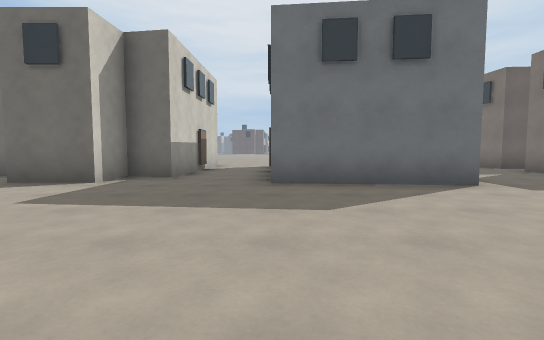
View 1 (above)

24 first-person views from a walk through a level from a Godot 3-D game. The camera is 1.2 m above the floor, tilts 4° down and sees 85° across. The floor is counted in squares, 2 m on a side. Each view is taken from the middle of a square. On the plan, view 1 faces up. The plan holds only what a view shows up to about 9 squares ahead; the rest is blank. The place goes on beyond the plan.

View 2
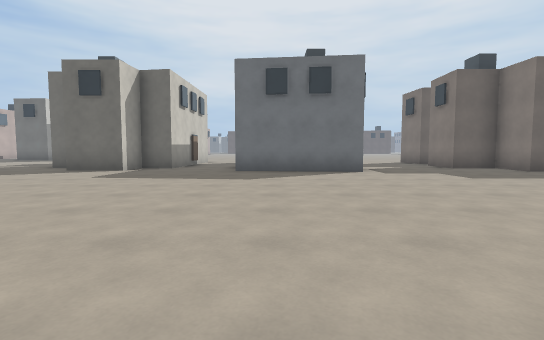

View 3
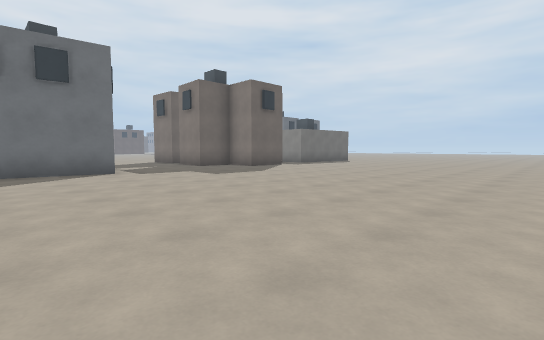

View 4
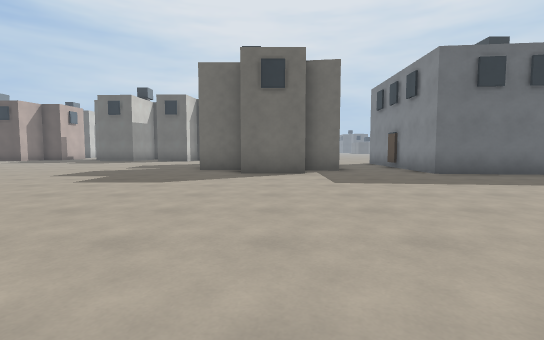

View 5
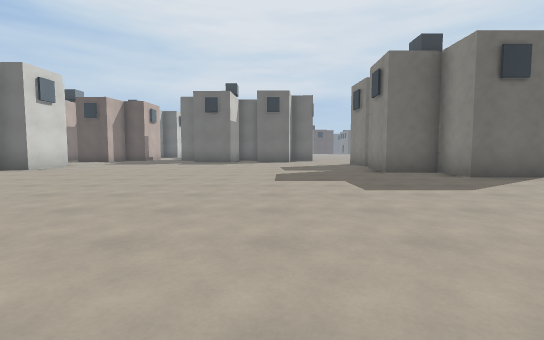

View 6
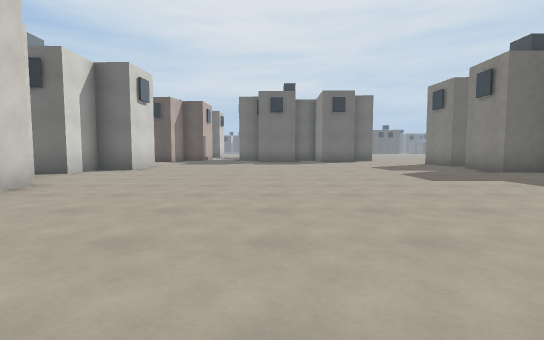

View 7
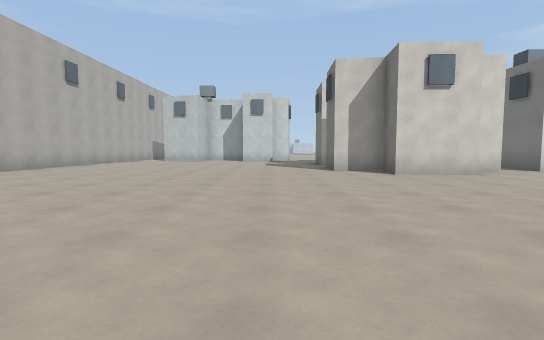

View 8
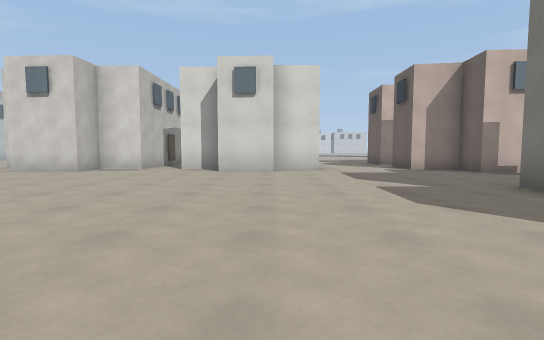

View 9
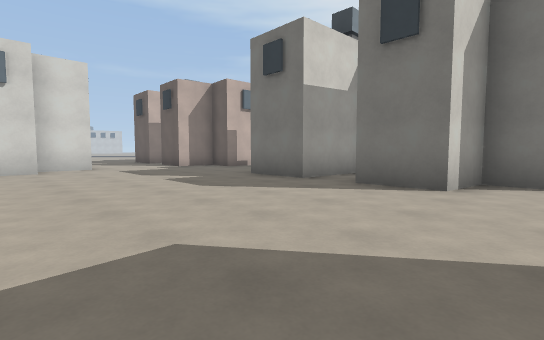

View 10
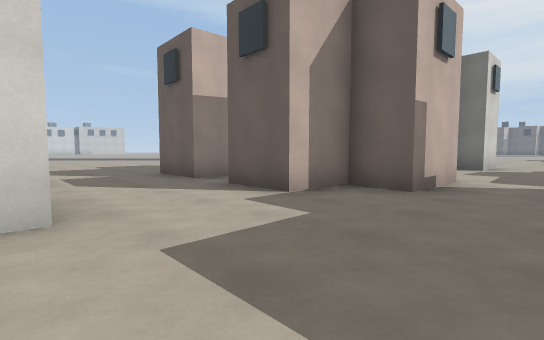

View 11
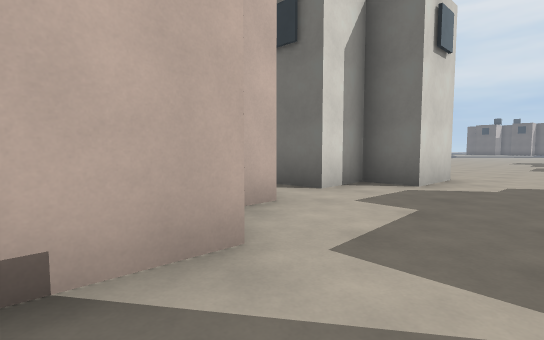

View 12
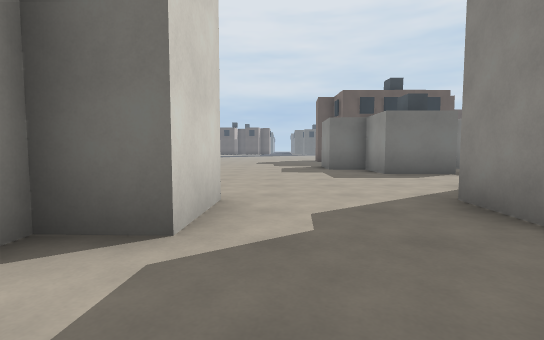

View 13
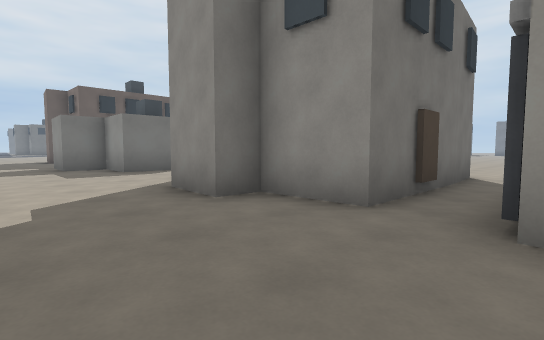

View 14
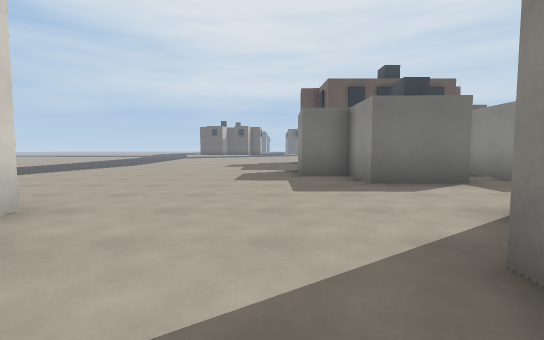

View 15
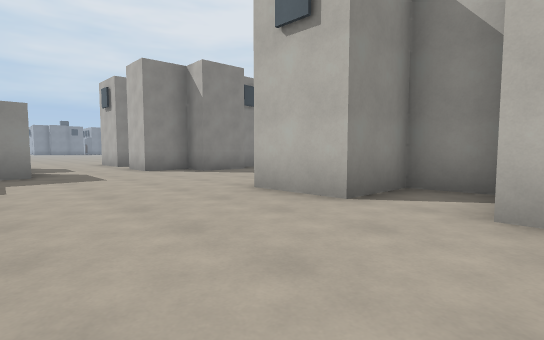

View 16
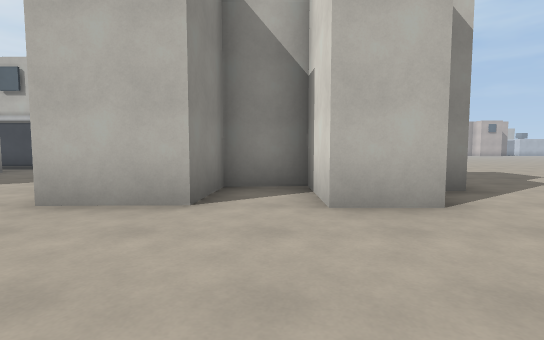

View 17
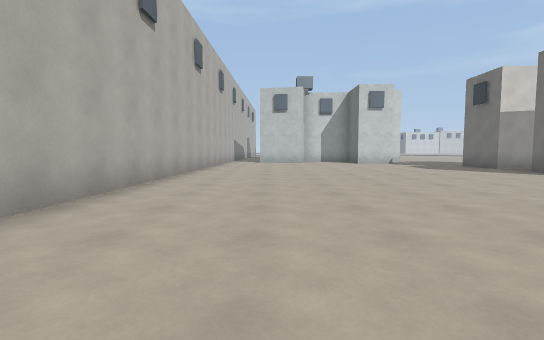

View 18
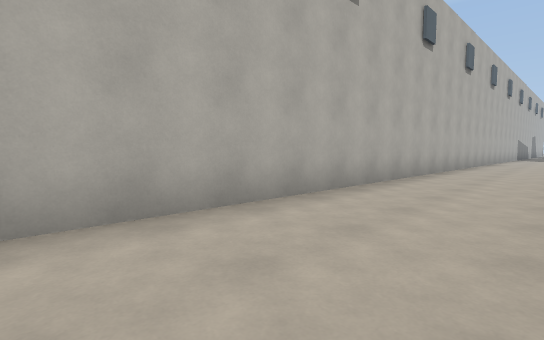

View 19
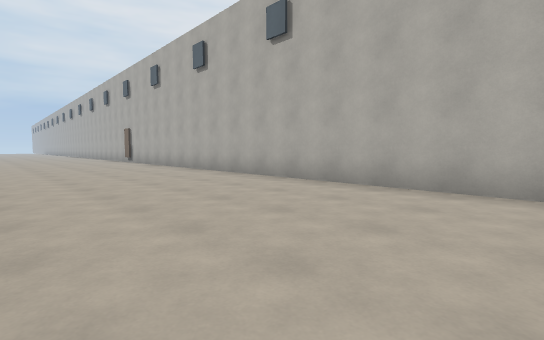

View 20
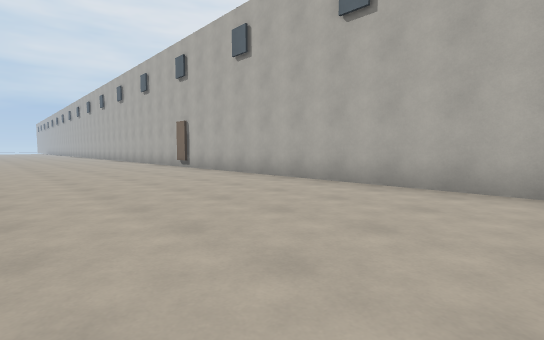

View 21
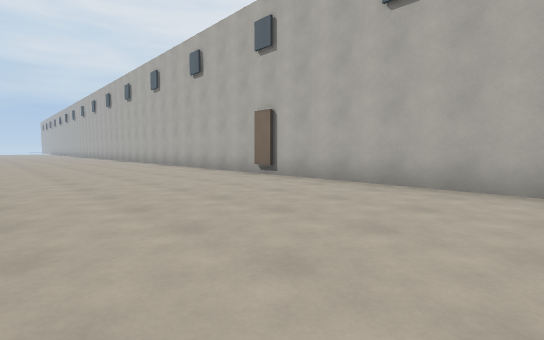

View 22
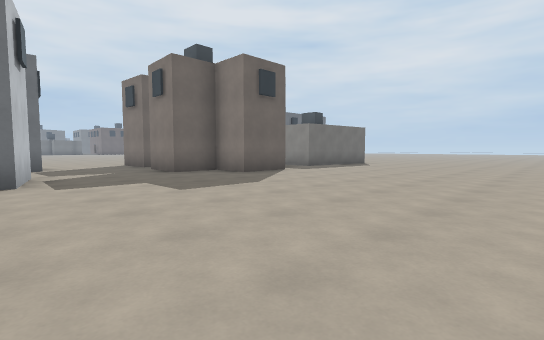

View 23
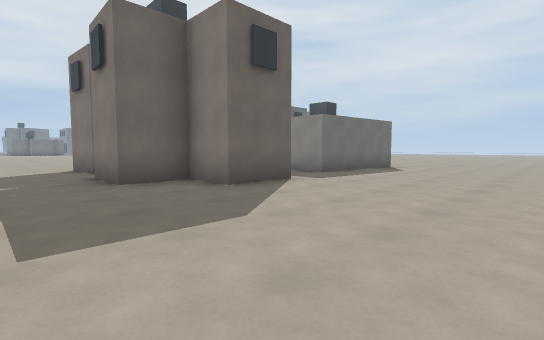

View 24
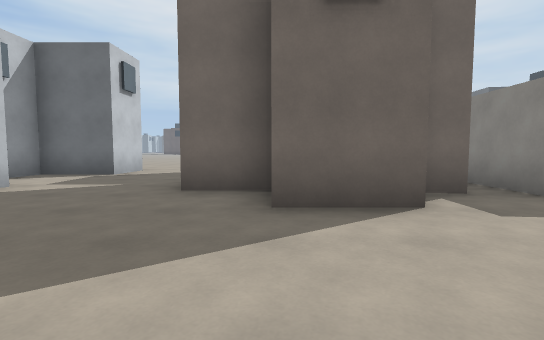

### Floor plan
Points are (right, up) in squares from view 1. A wall is a line through its corners. A room is listed if a view was taken in it or the views show most of it. See-through windows are left out.
Room 1 (views 1, 2, 3, 4, 5, 6, 7, 8, 9, 10, 17, 18, 19, 20, 21, 22, 23, 24)
walls: (-2, 8.8) (-2.1, 6.3) (-3.1, 6.4) (-3.2, 5.3) (-4.8, 5.3) (-4.8, 6.6) (-6.1, 6.6) (-6, 8.1); (3.8, 6.8) (3.4, 4.9) (0, 5.2) (0, 7.1); (-16.8, 5.1) (-16.8, 3.9) (-16.1, 3.8) (-16.1, 1.9) (-17.1, 2) (-17.3, 0.7) (-18.8, 0.8); (-7.2, 14) (-8, 14) (-8.2, 12.8) (-9.7, 12.8); (4.3, 10.5) (4.3, 9) (2.5, 9) (2.5, 8.1); (-16, 9.1) (-16, 7.5) (-17, 7.6) (-17, 6.3); (7, 9) (6.9, 10.7); (-19.9, 1.9) (-20, 0.7); (-10.8, 14.8) (-10.9, 12.8) (-12.7, 12.9); (9.6, 5) (8, 5) (8, 6.3) (6.7, 6.3) (6.7, 7.9); (-16.8, 10.5) (-16.8, 9); (10.5, 6) (10, 6.1); (-15.5, 14.3) (-16.6, 14.4) (-16.8, 13); (-20, -8.2) (8.8, -9.1)
ways out: opening at (-14.5, 15.5) to room 2; opening at (-17.5, 11.5); opening at (-6, 12.3); opening at (5.5, 9.5)
Room 2 (views 11, 12, 13, 14, 15, 16)
walls: (-15.6, 21.6) (-15.7, 20) (-16.8, 20.1) (-16.8, 18.6) (-17.6, 18.6); (-16.4, 17.5) (-16.4, 16.9); (-10.5, 25.2) (-12.2, 25.2) (-12.2, 26.7) (-13.3, 26.7) (-13.3, 27.6); (-12.1, 17.3) (-11, 17.3); (-20.5, 23) (-19.6, 23) (-19.6, 21.2) (-18.2, 21.3) (-18.1, 22.8) (-16.5, 22.9); (-15.4, 16.3) (-15.5, 14.3); (-7.6, 18.3) (-12.1, 18.5) (-12.1, 20.1) (-12.9, 20.1) (-12.8, 21.5) (-11.9, 21.4) (-11.8, 22.7) (-10.5, 22.7)
ways out: opening at (-14.5, 15.5) to room 1; opening at (-11.5, 23.5); opening at (-8, 18)

Where each view was taken, in squares from view 1:
view 1: 0 up, 0 right, facing up
view 2: 3 down, 1 right, facing up
view 3: 3 down, 1 right, facing up-right
view 4: 2 down, 4 left, facing up
view 5: 1 down, 9 left, facing up
view 6: 1 down, 12 left, facing up
view 7: 1 down, 9 left, facing left
view 8: 9 up, 8 left, facing left
view 9: 8 up, 7 left, facing up-left
view 10: 10 up, 14 left, facing up-left
view 11: 15 up, 14 left, facing up-left
view 12: 18 up, 15 left, facing up
view 13: 17 up, 15 left, facing up-right
view 14: 20 up, 14 left, facing up
view 15: 26 up, 20 left, facing down-right
view 16: 26 up, 19 left, facing down
view 17: 6 down, 11 left, facing left
view 18: 6 down, 6 left, facing down-left
view 19: 4 down, 8 left, facing down-right
view 20: 4 down, 3 left, facing down-right
view 21: 4 down, 1 right, facing down-right
view 22: 1 down, 3 right, facing up-right
view 23: 1 up, 5 right, facing up-right
view 24: 2 up, 8 right, facing up
